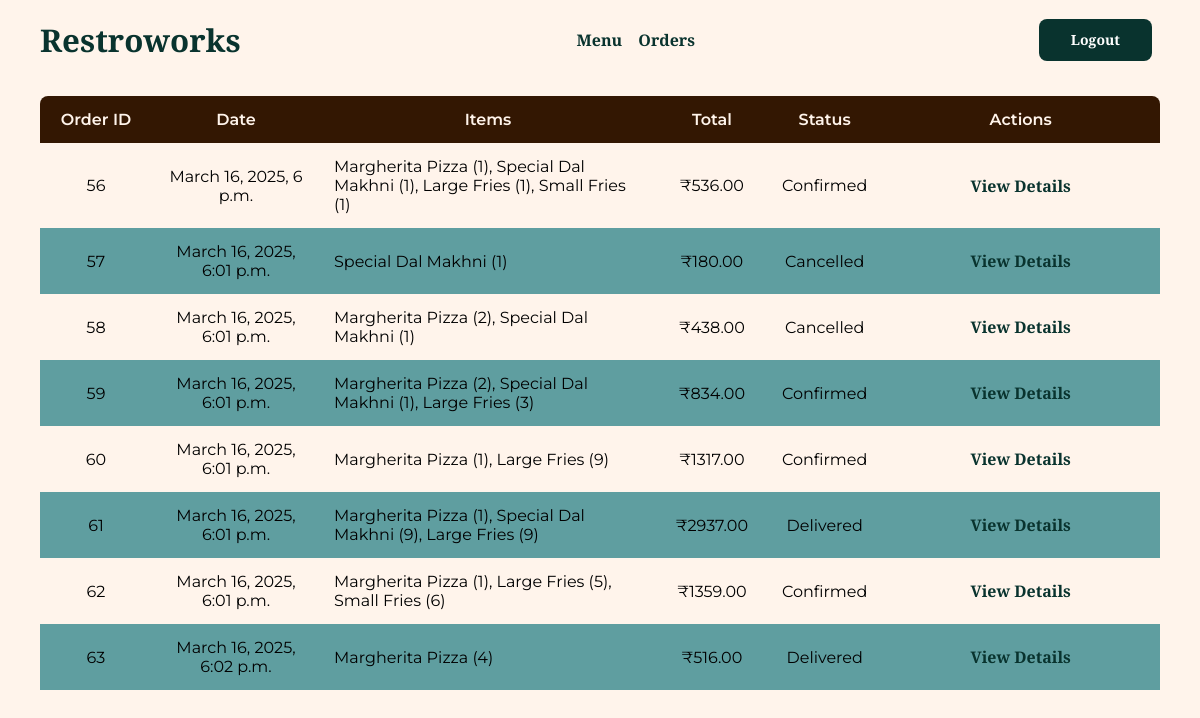
The page /orders/view/all (signed in) on the database its author committed.
### orders/models.py (models this page shows, shortened)
class Order(models.Model):
    customer = models.ForeignKey(
        Customer, on_delete=models.CASCADE, related_name="orders"
    )
    status = models.IntegerField(choices=STATUS_CHOICES, default=1)
    total_price = models.DecimalField(max_digits=10, decimal_places=2, default=0.00)
    created_at = models.DateTimeField(auto_now_add=True)
    updated_at = models.DateTimeField(auto_now=True)

class OrderItem(models.Model):
    order = models.ForeignKey(Order, on_delete=models.CASCADE, related_name="items")
    menu_item = models.ForeignKey(MenuItem, on_delete=models.CASCADE)
    quantity = models.IntegerField()
    price = models.DecimalField(max_digits=10, decimal_places=2, default=0.00)

### menu/models.py (models this page shows)
class MenuItem(models.Model):
    name = models.CharField(max_length=100)
    description = models.TextField(max_length=500)
    image = models.ImageField(
        upload_to="menu/menu_items/",
        validators=[validate_image],
        help_text="Please upload an image with equal height and width.",
        null=True,
        blank=True,
        default="menu/default.png",
    )
    rating = models.FloatField(default=0.0, blank=True)
    price = models.DecimalField(max_digits=10, decimal_places=2)
    created_at = models.DateTimeField(auto_now_add=True)
    updated_at = models.DateTimeField(auto_now=True)  # to track item changes
    def __str__(self):
        return f"{self.name}"

### orders/views.py (the view)
# urls.py: path("view/all", login_required(views.OrderListView.as_view()), name="list_orders"),
class OrderListView(ListView):
    template_name = "order_list.html"
    model = Order
    context_object_name = "orders"
    def get_queryset(self):
        return (
            Order.objects.filter(customer__user=self.request.user)
            if not self.request.user.is_staff
            else Order.objects.all()
        )

### orders/templates/order_list.html (shortened to what this page needs)
{% extends "base.html" %}
{% block content %}
<div class="table-holder">
    <table class="query-table">
        <thead>
            <tr>
                <th>Order ID</th>
                <th>Date</th>
                <th>Items</th>
                <th>Total</th>
                <th>Status</th>
                <th>Actions</th>
            </tr>
        </thead>
        <tbody>
            {% for order in orders %}
            <tr>
                <td class="order-id">{{ order.id }}</td>
                <td class="order-date">{{ order.created_at }}</td>
                <td class="order-items">
                    <div class="item-overview">
                        {% for item in order.items.all %}
                        {{ item.menu_item }} ({{ item.quantity }}){% if not forloop.last %}, {% endif %}
                        {% endfor %}
                    </div>
                </td>
                <td class="order-total">₹{{ order.total_price }}</td>
                <td class="order-status">{{ order.get_status_display }}</td>
                <td class="order-actions">
                    <a href="/orders/view/{{ order.id }}" class="order-actions">View Details</a>
                </td>
            </tr>
            {% endfor %}
        </tbody>
    </table>
</div>
{% endblock content %}

### static/css/styles.css (style rules this page uses)
* { margin: 0; padding: 0; box-sizing: border-box; }
:root { --text: #09332e; --background: #fff4eb; --primary: #09332e; --secondary: #331702; --accent: #167a6d; --secondary-accent: #7d3804; }
body { font-family: "Montserrat"; font-weight: 400; background-color: var(--background); }
html { font-size: 100%; }
a:link, a:visited { text-decoration: none; color: var(--primary); font-family: "Libre Baskerville"; font-weight: 700; font-size: 1rem; }
.table-holder { width: 100%; }
.query-table { min-width: 100%; border-collapse: collapse; }
.query-table th:first-child { border-radius: 8px 0 0 0; }
.query-table th:last-child { border-radius: 0 8px 0 0; }
.query-table tr:nth-child(even) { background-color: cadetblue; }
.query-table th { background-color: var(--secondary); padding: 14px; color: var(--background); font-weight: 600; }
.query-table td { text-align: center; padding: 14px; }
td.order-items { text-align: left; width: 30%; }
.order-id { width: 10%; }
.order-date { width: 15%; }
.order-status, .order-total { width: 10%; }

### rows shown on the page
Order: id "56", created_at "March 16, 2025, 6 p.m.", total_price "536.00", status "Confirmed"
OrderItem: menu_item "Margherita Pizza", quantity "1"
OrderItem: menu_item "Special Dal Makhni", quantity "1"
OrderItem: menu_item "Large Fries", quantity "1"
OrderItem: menu_item "Small Fries", quantity "1"
Order: id "57", created_at "March 16, 2025, 6:01 p.m.", total_price "180.00", status "Cancelled"
OrderItem: menu_item "Special Dal Makhni", quantity "1"
Order: id "58", created_at "March 16, 2025, 6:01 p.m.", total_price "438.00", status "Cancelled"
OrderItem: menu_item "Margherita Pizza", quantity "2"
OrderItem: menu_item "Special Dal Makhni", quantity "1"
Order: id "59", created_at "March 16, 2025, 6:01 p.m.", total_price "834.00", status "Confirmed"
OrderItem: menu_item "Margherita Pizza", quantity "2"
OrderItem: menu_item "Special Dal Makhni", quantity "1"
OrderItem: menu_item "Large Fries", quantity "3"
Order: id "60", created_at "March 16, 2025, 6:01 p.m.", total_price "1317.00", status "Confirmed"
OrderItem: menu_item "Margherita Pizza", quantity "1"
OrderItem: menu_item "Large Fries", quantity "9"
Order: id "61", created_at "March 16, 2025, 6:01 p.m.", total_price "2937.00", status "Delivered"
OrderItem: menu_item "Margherita Pizza", quantity "1"
OrderItem: menu_item "Special Dal Makhni", quantity "9"
OrderItem: menu_item "Large Fries", quantity "9"
Order: id "62", created_at "March 16, 2025, 6:01 p.m.", total_price "1359.00", status "Confirmed"
OrderItem: menu_item "Margherita Pizza", quantity "1"
OrderItem: menu_item "Large Fries", quantity "5"
OrderItem: menu_item "Small Fries", quantity "6"
Order: id "63", created_at "March 16, 2025, 6:02 p.m.", total_price "516.00", status "Delivered"
OrderItem: menu_item "Margherita Pizza", quantity "4"

### other values the page prints
{{ title }} "Restroworks"
{{ button_text }} "Logout"
